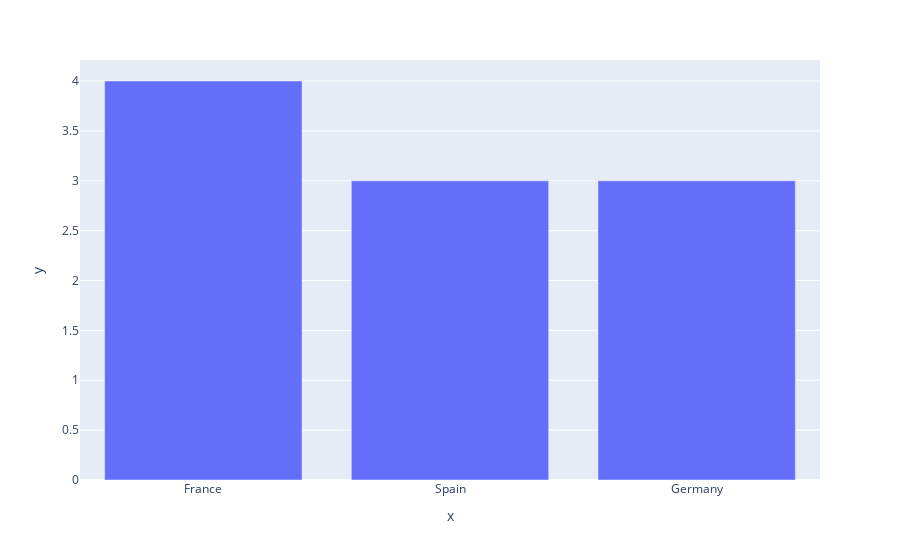

Here is the notebook cell this chart was saved with:
### Markdown cell above
# Handling Categorical Data

### Code cell
import plotly.express as px
# check value counts of Species column
df1
iris_counts = df['Country'].value_counts()
print(iris_counts)
fig = px.bar(x=iris_counts.index, y=iris_counts.values)
fig.show()

### Figure 1 — Plotly figure (JSON) as saved in the notebook; plotly's stock layout.template omitted (floating-point values rounded to 4 significant figures)
{"data": [{"alignmentgroup": "True", "hovertemplate": "x=%{x}<br>y=%{y}<extra></extra>", "legendgroup": "", "marker": {"color": "#636efa", "pattern": {"shape": ""}}, "name": "", "offsetgroup": "", "orientation": "v", "showlegend": false, "textposition": "auto", "type": "bar", "x": ["France", "Spain", "Germany"], "xaxis": "x", "y": [4, 3, 3], "yaxis": "y"}], "layout": {"barmode": "relative", "legend": {"tracegroupgap": 0}, "margin": {"t": 60}, "xaxis": {"anchor": "y", "domain": [0, 1], "title": {"text": "x"}}, "yaxis": {"anchor": "x", "domain": [0, 1], "title": {"text": "y"}}}}
